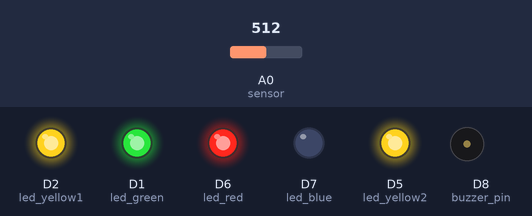
Simulated run of this sketch. Board: ESP8266 (NodeMCU). Shown: output pins drawn as LEDs (lit = HIGH), buzzer (waves = sounding). The test bench sets the inputs (shaded band); at power-on: A0 (sensor) = 512. What the sketch prints to the serial monitor is not drawn.

Above: at 31.4 s.
At 32.2 s:
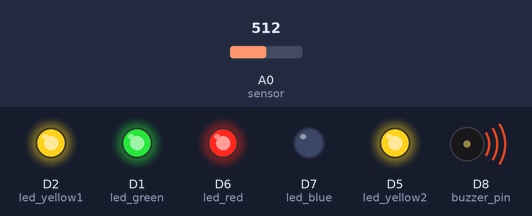
Timing chart, 0 to 34.0 s (numbered marks = the images above):
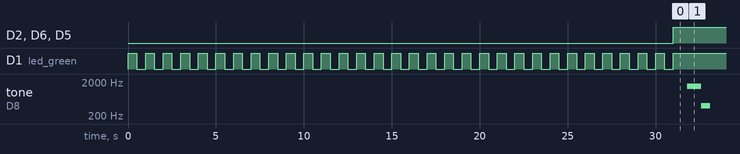

The sketch:

gas-leakage-alarm.ino
```cpp
int sensor      = A0; //sensor
int led_green   = D1; //no leakage indication
int led_yellow1 = D2; //no leakage indication
int led_yellow2 = D5; //no leakage indication
int led_red     = D6; // leakage indication
int led_blue    = D7; // leakage indication
int sensor_value;

int sensor_limit_yellow1  = 300;
int sensor_limit_yellow2  = 400;
int sensor_limit_red      = 500;

/********************************************************************* */
// Читання даних із датчика
/********************************************************************* */
void get_sensor_value(){
   sensor_value = analogRead(sensor);
   Serial.print("Gas Level:");
   Serial.println(sensor_value);
}

/********************************************************************* */
// Очікування прогріву датчика
/********************************************************************* */
void warming_up(){
   for (int i=0; i <= 30; i++){
      digitalWrite(led_green, HIGH);
      delay(500);
      digitalWrite(led_green, LOW);
      delay(500);
      get_sensor_value();
   }
}

void setup(){
   button_setup();
   pinMode(sensor, INPUT);
   pinMode(led_green, OUTPUT);
   pinMode(led_yellow1, OUTPUT);
   pinMode(led_yellow2, OUTPUT);
   pinMode(led_red, OUTPUT);
   pinMode(led_blue, OUTPUT);
   digitalWrite(led_green, LOW);
   digitalWrite(led_yellow1, LOW);
   digitalWrite(led_yellow2, LOW);
   digitalWrite(led_red, LOW);
   digitalWrite(led_blue, LOW);
   Serial.begin(115200);
   warming_up();
}

void loop(){
   get_sensor_value();
   // Перевіряє, чи досягнуто порогового значення
  if (sensor_value < sensor_limit_yellow1){
      digitalWrite(led_green, HIGH);
      digitalWrite(led_yellow1, LOW);
      digitalWrite(led_yellow2, LOW);
      digitalWrite(led_red, LOW);
   } else if (sensor_value >= sensor_limit_yellow1 and sensor_value < sensor_limit_yellow2){
      digitalWrite(led_green, HIGH);
      digitalWrite(led_yellow1, HIGH);
      digitalWrite(led_yellow2, LOW);
      digitalWrite(led_red, LOW);
   } else if (sensor_value >= sensor_limit_yellow2 and sensor_value < sensor_limit_red){
      digitalWrite(led_green, HIGH);
      digitalWrite(led_yellow1, HIGH);
      digitalWrite(led_yellow2, HIGH);
      digitalWrite(led_red, LOW);
   } else if (sensor_value >= sensor_limit_red){
      digitalWrite(led_green, HIGH);
      digitalWrite(led_yellow1, HIGH);
      digitalWrite(led_yellow2, HIGH);
      digitalWrite(led_red, HIGH);
      button_beep();
   } else {
      digitalWrite(led_green, LOW);
      digitalWrite(led_yellow1, LOW);
      digitalWrite(led_red, LOW);
  }
  delay(200);
}
```

function-buzzer.ino
```cpp
int buzzer_pin=D8;
int frequency1=1500; //Specified in Hz
int frequency2=400;
int time_on=800; //specified in milliseconds
int time_off=500; //specified in millisecods

/********************************************************************* */
// Звуковий сигнал
/********************************************************************* */
void button_setup() {
   pinMode(buzzer_pin, OUTPUT);// вывод
}

/********************************************************************* */
// Звуковий сигнал
/********************************************************************* */
void button_beep(){
  delay(time_on);
  tone(buzzer_pin, frequency1);
  delay(time_on);
  tone(buzzer_pin, frequency2);
  //noTone(buzzer_pin);
  delay(time_off);
  noTone(buzzer_pin);
}
```

Measured:
- by itself, D2 (led_yellow1), D6 (led_red), D5 (led_yellow2): LOW → HIGH at 31.0 s
- by itself, D1 (led_green): alternates HIGH for 0.50 s and LOW for 0.50 s, 62 changes in all, then stays HIGH
- by itself, tone on D8 (buzzer_pin): repeats every 2.3 s: 400 Hz 0.50 s, silent 1.0 s, 1500 Hz 0.80 s
